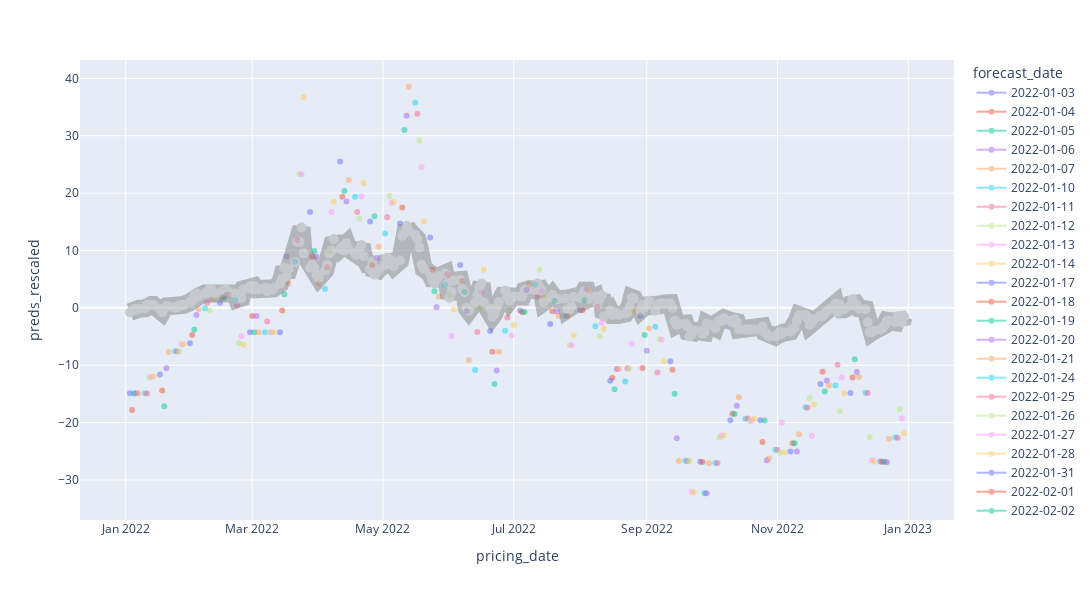

The cell this chart's notebook holds for it:
### Code cell
data2 = data.copy()
data2['F380 M2/M3'] = target.values

results = get_predictions(data2, t_value=10, results_folder='experiments/test', test_start='2022-01-01', 
                test_end='2023-01-01', columns_selection='xgboost', use_features=True, 
                n_estimators=100, target_features=['zscore', 'rsi', 'rolling'])
